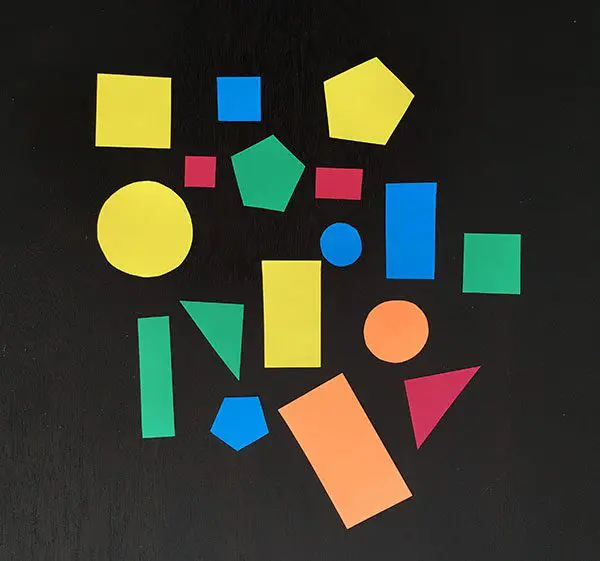
#> input picture openCv_projects/shapes_detection_project/shapes_and_colors.png, 600 x 561 px
$ python detect.py
#> lines starting #> are read from the running program, lines starting #| are printed output that depends on the picture; after the words box and inside, x2 and y2 are one past the last pixel; in counts of white or black regions, pixels touching at a corner belong together
import cv2

# read the image
# rgb convert to gray
# instensity 0-255  blur(always removes noise- gassiuan blur)
# edge detection (used to detect the edges of the objects in the image) (sobel(think edges, kernel(3,3 or 5,5)), laplace(remove lots of noise), canny edge detection(most used and gives thin edges))
# calculate the contours (the contours are the curves joining all the continuous points along the boundary which have the same color or intensity) (findContours)

# area aand permeter of the contours (contourArea, arcLength)
image= cv2.imread('shapes_and_colors.png')
#> image is the input picture: shape (561, 600, 3); mean B, G, R 47.2, 60.1, 58.6

gray = cv2.cvtColor(image, cv2.COLOR_BGR2GRAY)
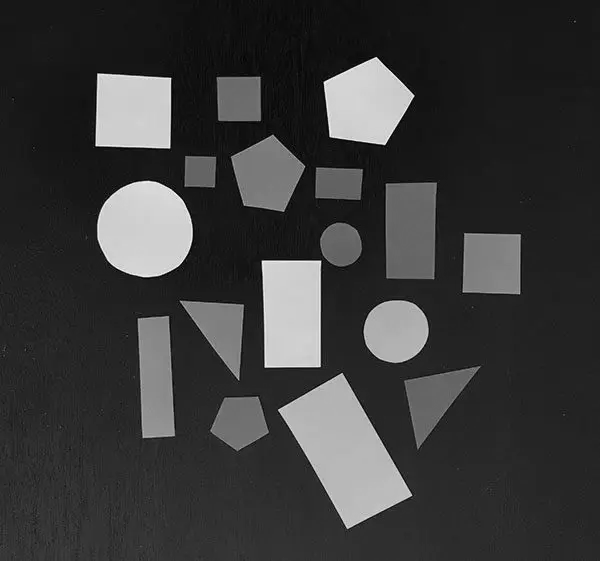
#> gray: shape (561, 600); min 0, max 246, mean 58
# blur
blur = cv2.GaussianBlur(gray, (5,5), 0)

edges = cv2.Canny(blur, 50, 150)
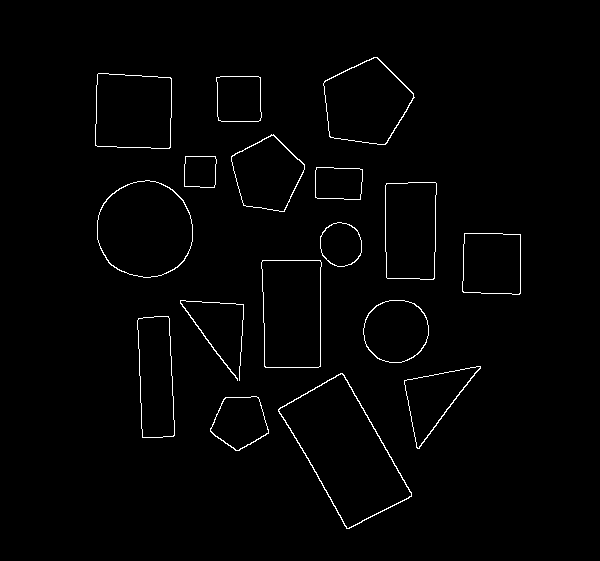
#> edges: shape (561, 600); 1.4% white in thin lines or dots, all inside (x1, y1, x2, y2) = (95, 57, 521, 529)

contours,_= cv2.findContours(edges, cv2.RETR_EXTERNAL, cv2.CHAIN_APPROX_SIMPLE)
#> contours = 17 contours; largest, box (x1, y1, x2, y2) and area: (278, 373, 412, 529) 10302, (97, 180, 193, 278) 7301, (261, 260, 322, 368) 6096, (323, 57, 415, 145) 5552, (95, 73, 172, 149) 5376

shape_count={
    'Triangle': 0,
    'Rectangle': 0,
    "Square": 0,
    'Pentagon': 0,
    'Hexagon': 0,
    'Circle': 0
}
for contour in contours:
    if cv2.contourArea(contour) <300:
        continue
#approximate the contour
    approx = cv2.approxPolyDP(contour, 0.02*cv2.arcLength(contour, True), True)
    vertices = len(approx)
    print(vertices)

    if vertices == 3:
       shape_name = 'Triangle'
       shape_count['Triangle'] += 1

    elif vertices == 4:
        x,y,w,h = cv2.boundingRect(approx)
        aspect_ratio = w/h
        if aspect_ratio >= 0.95 and aspect_ratio <= 1.05:
            shape_name = 'Square'
            shape_count['Square'] += 1
        else:
            shape_name = 'Rectangle'
            shape_count['Rectangle'] += 1

    elif vertices == 5:
        shape_name = 'Pentagon'
        shape_count['Pentagon'] += 1

    elif vertices == 6:
        shape_name = 'Hexagon'
        shape_count['Hexagon'] += 1

    else:
        shape_name = 'Circle'
        shape_count['Circle'] += 1


    cv2.drawContours(image, [contour], -1, (0,255,0), 2)
#> this loop made 17 passes
#> (approx, vertices, x, y, w, h, aspect_ratio, shape_name) on passes 2, 4, 7, 8, 10, 12, 13: ([[340, 373], [278, 411], [349, 528], [411, 492]], 4, 278, 373, 134, 156, 0.859, 'Rectangle'), ([[168, 316], [137, 320], [142, 437], [174, 435]], 4, 137, 316, 38, 122, 0.311, 'Rectangle'), ([[262, 260], [264, 366], [320, 366], [320, 260]], 4, 262, 260, 59, 107, 0.551, 'Rectangle'), ([[464, 233], [462, 291], [519, 294], [520, 234]], 4, 462, 233, 59, 62, 0.952, 'Square'), ([[386, 183], [386, 277], [433, 279], [436, 183]], 4, 386, 183, 51, 97, 0.526, 'Rectangle'), ([[316, 167], [315, 197], [360, 199], [362, 169]], 4, 315, 167, 48, 33, 1.45, 'Rectangle'), ([[185, 156], [184, 186], [214, 187], [215, 156]], 4, 184, 156, 32, 32, 1, 'Square')
#> (approx, vertices, shape_name) on pass 3: ([[480, 366], [404, 380], [417, 448]], 3, 'Triangle')
#| 5
#| 4
#| 3
#| 4
#| 8
#| 4
#| 4
#| 8
#> (further printed lines are left out)
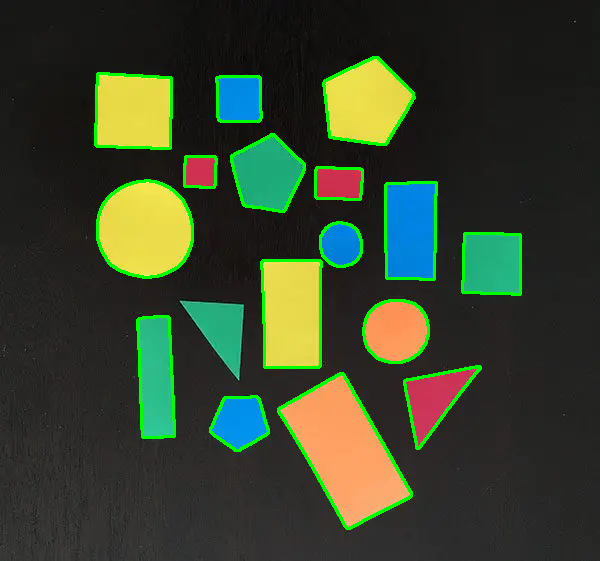
#> image: shape (561, 600, 3); 3.78% of pixels changed, all inside (x1, y1, x2, y2) = (94, 56, 522, 530)
#> after the loop, shape_count = {'Triangle': 1, 'Rectangle': 5, 'Square': 4, 'Pentagon': 3, 'Hexagon': 0, 'Circle': 3}


#  vertices of the contour
cv2.imshow("shapes",image)

print("Shape Count:")
for shape, count in shape_count.items():
    print(f"{shape}: {count}")
#> this loop made 6 passes
#> (shape, count) on passes 1 to 6: ('Triangle', 1), ('Rectangle', 5), ('Square', 4), ('Pentagon', 3), ('Hexagon', 0), ('Circle', 3)
#| Triangle: 1
#| Rectangle: 5
#| Square: 4
#| Pentagon: 3
#| Hexagon: 0
#| Circle: 3

cv2.waitKey(0)
cv2.destroyAllWindows()
